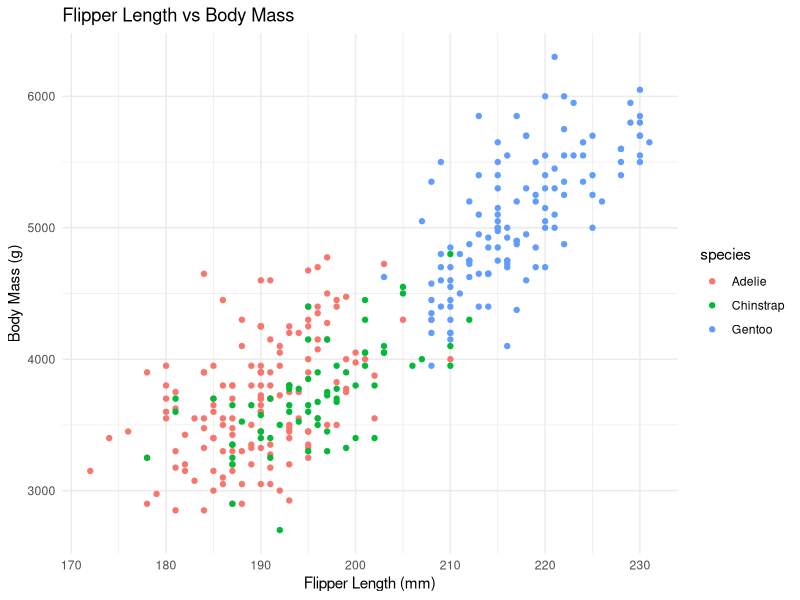

Source code (R):
## ---- chunk 1
library(palmerpenguins)
## ---- chunk 2
summary(penguins)
## ---- chunk 3
library(dplyr)

penguins %>%
  group_by(species) %>%
  summarise(
    count = n(),
    mean_flipper = mean(flipper_length_mm, na.rm = TRUE),
    mean_mass = mean(body_mass_g, na.rm = TRUE),
    mean_bill_length = mean(bill_length_mm, na.rm = TRUE)
  )
## ---- chunk 4
library(ggplot2)

ggplot(penguins, aes(x = flipper_length_mm, y = body_mass_g, color = species)) +
  geom_point() +
  labs(
    title = "Flipper Length vs Body Mass",
    x = "Flipper Length (mm)",
    y = "Body Mass (g)"
  ) +
  theme_minimal()
